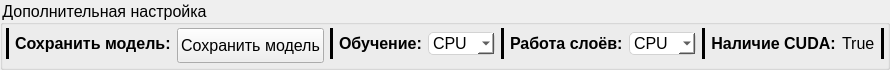
                 <widget class="QGroupBox" name="groupBox_4">
                  <property name="minimumSize">
                   <size>
                    <width>890</width>
                    <height>70</height>
                   </size>
                  </property>
                  <property name="maximumSize">
                   <size>
                    <width>16777215</width>
                    <height>70</height>
                   </size>
                  </property>
                  <property name="styleSheet">
                   <string notr="true">font-size:16px;</string>
                  </property>
                  <property name="title">
                   <string>Дополнительная настройка</string>
                  </property>
                  <layout class="QHBoxLayout" name="horizontalLayout_18">
                   <property name="spacing">
                    <number>6</number>
                   </property>
                   <property name="leftMargin">
                    <number>3</number>
                   </property>
                   <property name="topMargin">
                    <number>3</number>
                   </property>
                   <property name="rightMargin">
                    <number>3</number>
                   </property>
                   <property name="bottomMargin">
                    <number>8</number>
                   </property>
                   <item>
                    <widget class="Line" name="line_4">
                     <property name="styleSheet">
                      <string notr="true">background-color: rgb(0, 0, 0);</string>
                     </property>
                     <property name="orientation">
                      <enum>Qt::Vertical</enum>
                     </property>
                    </widget>
                   </item>
                   <item>
                    <widget class="QLabel" name="label_29">
                     <property name="styleSheet">
                      <string notr="true">font-weight: bold;</string>
                     </property>
                     <property name="text">
                      <string>Сохранить модель:</string>
                     </property>
                    </widget>
                   </item>
                   <item>
                    <widget class="QPushButton" name="pushButton_51">
                     <property name="minimumSize">
                      <size>
                       <width>0</width>
                       <height>35</height>
                      </size>
                     </property>
                     <property name="maximumSize">
                      <size>
                       <width>150</width>
                       <height>16777215</height>
                      </size>
                     </property>
                     <property name="styleSheet">
                      <string notr="true"/>
                     </property>
                     <property name="text">
                      <string>Сохранить модель</string>
                     </property>
                    </widget>
                   </item>
                   <item>
                    <widget class="Line" name="line">
                     <property name="styleSheet">
                      <string notr="true">background-color: rgb(0, 0, 0);</string>
                     </property>
                     <property name="orientation">
                      <enum>Qt::Vertical</enum>
                     </property>
                    </widget>
                   </item>
                   <item>
                    <widget class="QLabel" name="label_24">
                     <property name="styleSheet">
                      <string notr="true">font-weight: bold;</string>
                     </property>
                     <property name="text">
                      <string>Обучение:</string>
                     </property>
                    </widget>
                   </item>
                   <item>
                    <widget class="QComboBox" name="comboBox_7">
                     <property name="styleSheet">
                      <string notr="true">QComboBox
{
    background-color: white;
    border: 1px solid lightgray;
    border-radius: 5px;
}

QComboBox:hover
{
    background-color: rgba(200, 200, 200, 0.2);
}

QComboBox:!enabled
{
    background-color: rgb(230, 230, 230);
}
</string>
                     </property>
                     <item>
                      <property name="text">
                       <string>CPU</string>
                      </property>
                     </item>
                     <item>
                      <property name="text">
                       <string>CUDA</string>
                      </property>
                     </item>
                    </widget>
                   </item>
                   <item>
                    <widget class="Line" name="line_2">
                     <property name="styleSheet">
                      <string notr="true">background-color: rgb(0, 0, 0);</string>
                     </property>
                     <property name="orientation">
                      <enum>Qt::Vertical</enum>
                     </property>
                    </widget>
                   </item>
                   <item>
                    <widget class="QLabel" name="label_21">
                     <property name="styleSheet">
                      <string notr="true">font-weight: bold;</string>
                     </property>
                     <property name="text">
                      <string>Работа слоёв:</string>
                     </property>
                    </widget>
                   </item>
                   <item>
                    <widget class="QComboBox" name="comboBox_6">
                     <property name="styleSheet">
                      <string notr="true">QComboBox
{
    background-color: white;
    border: 1px solid lightgray;
    border-radius: 5px;
}

QComboBox:hover
{
    background-color: rgba(200, 200, 200, 0.2);
}

QComboBox:!enabled
{
    background-color: rgb(230, 230, 230);
}
</string>
                     </property>
                     <property name="editable">
                      <bool>false</bool>
                     </property>
                     <item>
                      <property name="text">
                       <string>CPU</string>
                      </property>
                     </item>
                     <item>
                      <property name="text">
                       <string>CUDA</string>
                      </property>
                     </item>
                    </widget>
                   </item>
                   <item>
                    <widget class="Line" name="line_3">
                     <property name="styleSheet">
                      <string notr="true">background-color: rgb(0, 0, 0);</string>
                     </property>
                     <property name="orientation">
                      <enum>Qt::Vertical</enum>
                     </property>
                    </widget>
                   </item>
                   <item>
                    <widget class="QLabel" name="label_22">
                     <property name="styleSheet">
                      <string notr="true">font-weight: bold;</string>
                     </property>
                     <property name="text">
                      <string>Наличие CUDA:</string>
                     </property>
                     <property name="alignment">
                      <set>Qt::AlignCenter</set>
                     </property>
                    </widget>
                   </item>
                   <item>
                    <widget class="QLabel" name="label_23">
                     <property name="maximumSize">
                      <size>
                       <width>50</width>
                       <height>16777215</height>
                      </size>
                     </property>
                     <property name="styleSheet">
                      <string notr="true"/>
                     </property>
                     <property name="text">
                      <string>True</string>
                     </property>
                    </widget>
                   </item>
                   <item>
                    <widget class="Line" name="line_5">
                     <property name="styleSheet">
                      <string notr="true">background-color: rgb(0, 0, 0);</string>
                     </property>
                     <property name="orientation">
                      <enum>Qt::Vertical</enum>
                     </property>
                    </widget>
                   </item>
                  </layout>
                 </widget>
